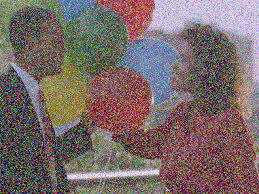
#> input picture noisy_image_sample.jpg, 259 x 194 px
$ jupyter execute Keyonai_Enhance_a_Scanned_Document_Using_Preprocessing.ipynb
#> lines starting #> are read from the running program, lines starting #| are printed output that depends on the picture; after the words box and inside, x2 and y2 are one past the last pixel; in counts of white or black regions, pixels touching at a corner belong together
<a href="https://colab.research.google.com/github/keyonai/Practice-for-extern/blob/main/Keyonai_Enhance_a_Scanned_Document_Using_Preprocessing.ipynb" target="_parent"></a>

[cell 1]
import cv2
from google.colab.patches import cv2_imshow # Import cv2_imshow for Colab

image_path = "noisy_image_sample.jpg"
img = cv2.imread(image_path)
#> img is the input picture: shape (194, 259, 3); mean B, G, R 104.9, 106.1, 121.2

if img is None:
    print(f"Error: Could not load image at {image_path}. Please ensure the file exists in the current directory or provide the correct path. You can upload the image using the file explorer icon on the left sidebar.")
else:
    gaussian = cv2.GaussianBlur(img, (5,5), 0)
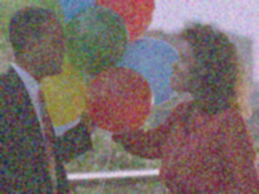
#> gaussian: shape (194, 259, 3); mean B, G, R 104.9, 106.1, 121.2
    median = cv2.medianBlur(gaussian, 5)
    denoised = cv2.fastNlMeansDenoising(median, None, 30, 7, 21)
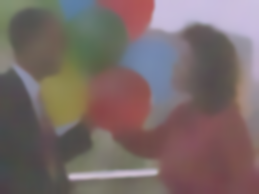
#> denoised: shape (194, 259, 3); mean B, G, R 104.7, 106, 121
     # Convert image to grayscale for histogram equalization
    gray_img = cv2.cvtColor(denoised, cv2.COLOR_BGR2GRAY)
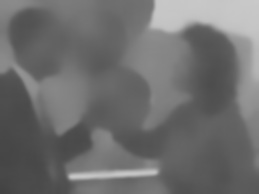
#> gray_img: shape (194, 259); min 66, max 201, mean 110.3
    hist_eq = cv2.equalizeHist(gray_img)
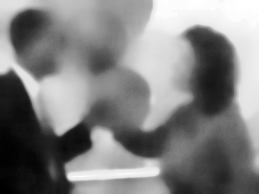
#> hist_eq: shape (194, 259); min 0, max 255, mean 129.2
    thresh_adaptive = cv2.adaptiveThreshold(hist_eq, 255, cv2.ADAPTIVE_THRESH_GAUSSIAN_C,
                                        cv2.THRESH_BINARY, 11, 2)
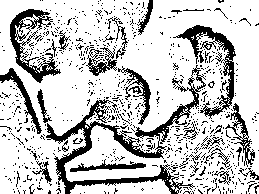
#> thresh_adaptive: shape (194, 259); 77.3% white; 782 black regions (743 under 20 px), largest, box (x1, y1, x2, y2) and area: (46, 65, 206, 194) 3234, (173, 25, 236, 119) 1289, (10, 9, 61, 83) 1202


    # Display the combined image
    cv2_imshow(thresh_adaptive)
#take # away to download new image
    #cv2.imwrite("processed_image.jpg", thresh_adaptive)
